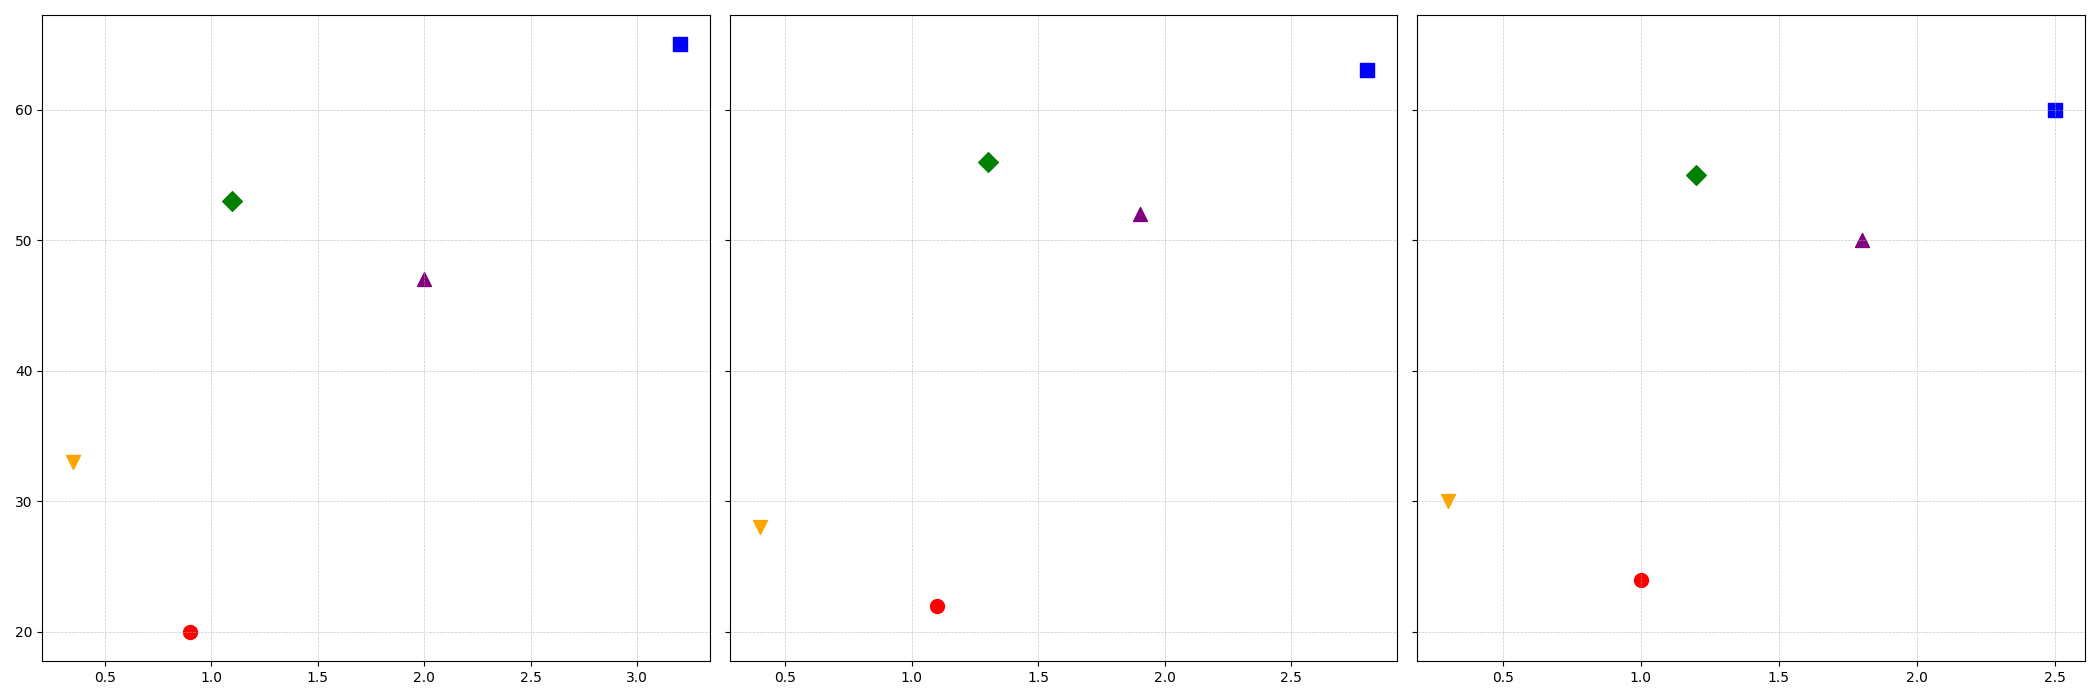

Generate this figure with Python:
import matplotlib.pyplot as plt

species = ['Parrot', 'Albatross', 'Falcon', 'Eagle', 'Swallow']

wing_spans_tropical = [1.0, 2.5, 1.2, 1.8, 0.3]
wing_spans_temperate = [0.9, 3.2, 1.1, 2.0, 0.35]
wing_spans_arctic = [1.1, 2.8, 1.3, 1.9, 0.4]

flying_speeds_tropical = [24, 60, 55, 50, 30]
flying_speeds_temperate = [20, 65, 53, 47, 33]
flying_speeds_arctic = [22, 63, 56, 52, 28]

colors = ['red', 'blue', 'green', 'purple', 'orange']
markers = ['o', 's', 'D', '^', 'v']

fig, axs = plt.subplots(1, 3, figsize=(21, 7), sharey=True)

# Change the order to temperate, arctic, tropical for subplots
axj = axs[0]
for i in range(len(species)):
    axj.scatter(wing_spans_temperate[i], flying_speeds_temperate[i], color=colors[i], s=100, marker=markers[i])

axj.grid(True, linestyle='--', linewidth=0.5, alpha=0.7)

axk = axs[1]
for i in range(len(species)):
    axk.scatter(wing_spans_arctic[i], flying_speeds_arctic[i], color=colors[i], s=100, marker=markers[i])

axk.grid(True, linestyle='--', linewidth=0.5, alpha=0.7)

axi = axs[2]
for i in range(len(species)):
    axi.scatter(wing_spans_tropical[i], flying_speeds_tropical[i], color=colors[i], s=100, marker=markers[i])

axi.grid(True, linestyle='--', linewidth=0.5, alpha=0.7)

plt.tight_layout()
plt.show()
